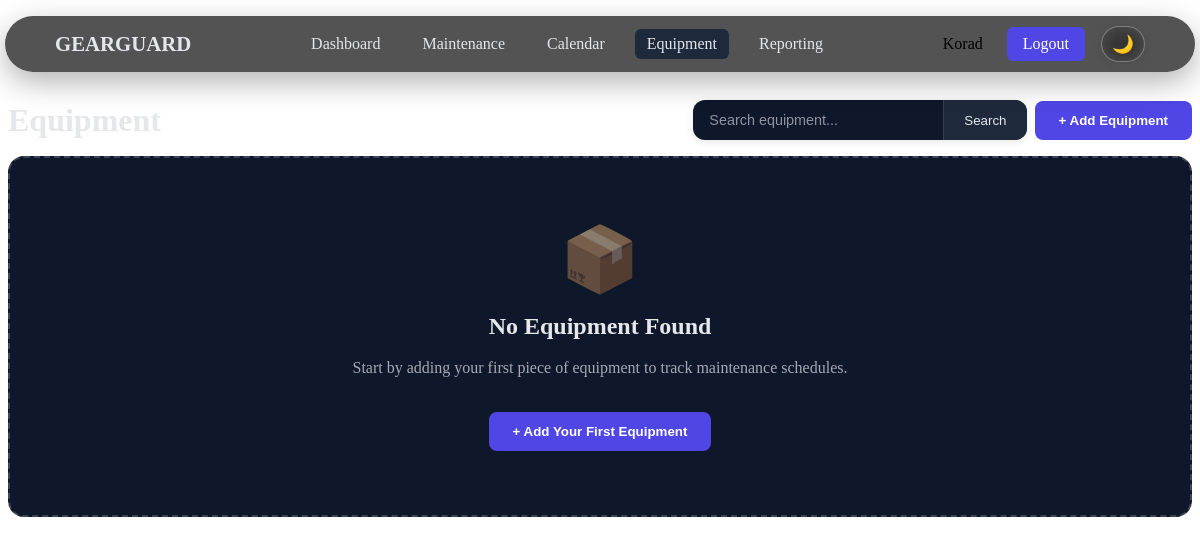
The page /equipment/ (signed in) on the database as committed earlier.
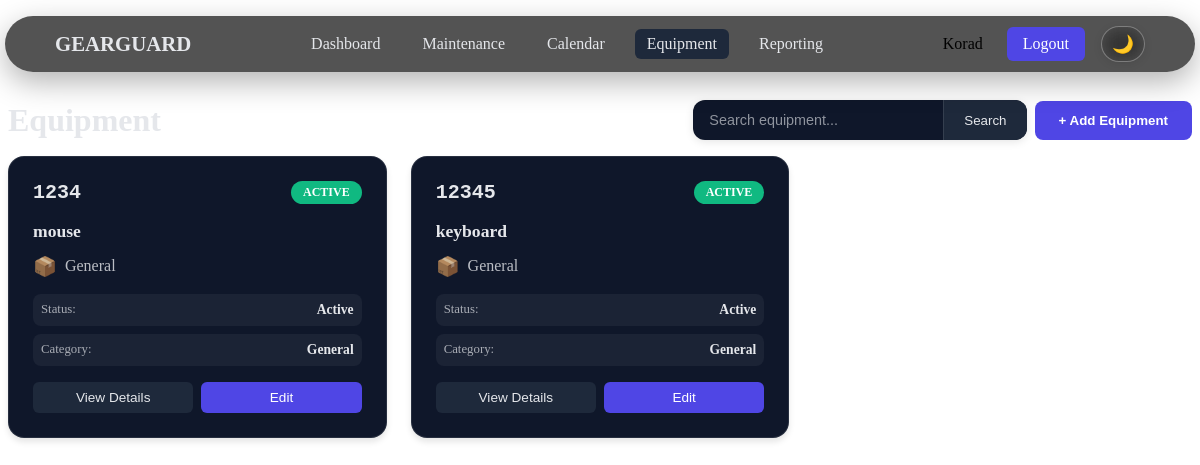
The same page on the database as committed later.
### equipment/models.py (models this page shows, shortened)
class Equipment(models.Model):
    STATUS_CHOICES = [
        ("active", "Active"),
        ("inactive", "Inactive"),
    ]
    asset_id = models.CharField(max_length=50, unique=True)
    name = models.CharField(max_length=120)
    category = models.ForeignKey(EquipmentCategory, on_delete=models.SET_NULL, null=True, related_name="equipments")
    company = models.CharField(max_length=100, blank=True)
    serial_no = models.CharField(max_length=100, blank=True)
    technician = models.CharField(max_length=100, blank=True)
    maintenance_team = models.CharField(max_length=100, blank=True)
    assigned_date = models.DateField(null=True, blank=True)
    maintenance_interval_days = models.PositiveIntegerField(default=90)
    status = models.CharField(max_length=20, choices=STATUS_CHOICES, default="active")
    description = models.TextField(blank=True)

class EquipmentCategory(models.Model):
    name = models.CharField(max_length=100)
    responsible = models.CharField(max_length=100, blank=True)
    company = models.CharField(max_length=100, blank=True)
    def __str__(self) -> str:
        return self.name

### equipment/views.py (the view)
# urls.py: path('', views.equipment_list, name='list'),
@login_required
def equipment_list(request):
    items = Equipment.objects.select_related('category').all().order_by('asset_id')
    categories = EquipmentCategory.objects.all()
    return render(request, 'equipment/list.html', {
        'items': items,
        'categories': categories
    })

### templates/equipment/list.html (shortened to what this page needs)
{% extends 'base.html' %}
{% block content %}
<div class="equipment-header">
    <h1>Equipment</h1>
    <div class="equipment-actions">
        <form class="search-form" method="get">
            <input type="search" name="q" placeholder="Search equipment..." value="{{ request.GET.q }}">
            <button type="submit">Search</button>
        </form>
        <button class="add-equipment-btn" onclick="window.location.href='/equipment/add/'">
            + Add Equipment
        </button>
    </div>
</div>
<div class="equipment-grid">
    {% for e in items %}
    <div class="equipment-card" onclick="window.location.href='{{ e.id }}/'">
        <div class="equipment-header">
            <div class="equipment-id">{{ e.asset_id }}</div>
            <div class="equipment-status status-{{ e.status }}">
                {{ e.get_status_display }}
            </div>
        </div>
        <div class="equipment-body">
            <h3 class="equipment-name">{{ e.name }}</h3>
            <div class="equipment-category">
                <span class="category-icon">📦</span>
                {{ e.category }}
            </div>
            <div class="equipment-meta">
                <div class="meta-item">
                    <span class="meta-label">Status:</span>
                    <span class="meta-value">{{ e.get_status_display }}</span>
                </div>
                <div class="meta-item">
                    <span class="meta-label">Category:</span>
                    <span class="meta-value">{{ e.category }}</span>
                </div>
            </div>
        </div>
        <div class="equipment-footer">
            <div class="equipment-actions">
                <button class="action-btn view-btn" onclick="event.stopPropagation(); window.location.href='{{ e.id }}/'">
                    View Details
                </button>
                <button class="action-btn edit-btn" onclick="event.stopPropagation(); window.location.href='/admin/equipment/equipment/{{ e.id }}/change/'">
                    Edit
                </button>
            </div>
        </div>
    </div>
    {% empty %}
    <div class="empty-state">
        <div class="empty-icon">📦</div>
        <h3>No Equipment Found</h3>
        <p>Start by adding your first piece of equipment to track maintenance schedules.</p>
        <button class="add-equipment-btn" onclick="window.location.href='/equipment/add/'">
            + Add Your First Equipment
        </button>
    </div>
    {% endfor %}
</div>
{% endblock %}

Rows that differ between the two databases and show on the page:
added Equipment: asset_id "1234", status "ACTIVE", name "mouse", category "General", status "Active"
added Equipment: asset_id "12345", status "ACTIVE", name "keyboard", category "General", status "Active"
Other text that changed with them:
text no longer shown: "📦 No Equipment Found Start by adding your first piece of equipment to track maintenance schedules. + Add Your First Equipment"
